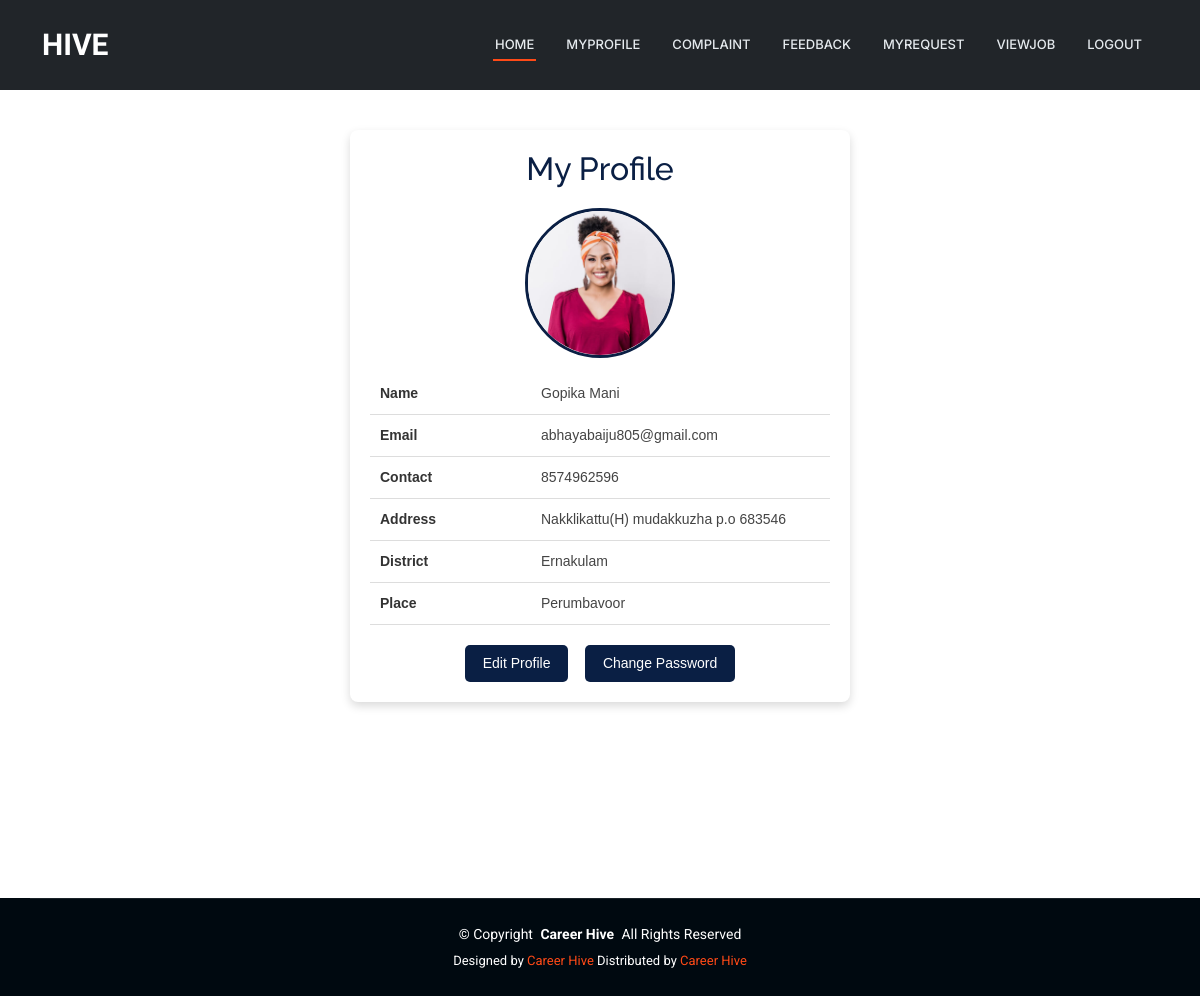
Page /User/MyProfile/ (signed in) on the committed database.
### Guest/models.py (models this page shows)
class tbl_user(models.Model):
    user_name = models.CharField(max_length=100)
    user_email = models.CharField(max_length=50)
    user_contact = models.CharField(max_length=50)
    user_address = models.CharField(max_length=100)
    user_gender = models.CharField(max_length=50)
    user_dob = models.DateField()
    user_password = models.CharField(max_length=100)
    user_photo = models.FileField(upload_to="Assets/UserDocs/")
    place = models.ForeignKey(tbl_place,on_delete=models.CASCADE)

### Admin/models.py (models this page shows)
class tbl_place(models.Model):
    place_name=models.CharField(max_length=100)
    district=models.ForeignKey(tbl_district,on_delete=models.CASCADE)

class tbl_district(models.Model):
    district_name=models.CharField(max_length=100)

### User/views.py (the view)
# urls.py: path('MyProfile/',views.MyProfile,name="MyProfile"),
def MyProfile(request):
    userdata = tbl_user.objects.get(id=request.session['uid'])
    return render(request,'User/MyProfile.html',{'user':userdata})

### User/Templates/User/MyProfile.html (shortened to what this page needs)
{% extends 'User/Header.html' %}
{% block content %}
<head>
</head>
<div class="profile-container">
    <div class="profile-card">
        <h2>My Profile</h2>
        <div class="profile-img">
            <img src="{{ user.user_photo.url }}" alt="Profile Photo">
        </div>
        <table class="profile-table">
            <tr>
                <td>Name</td>
                <td>{{ user.user_name }}</td>
            </tr>
            <tr>
                <td>Email</td>
                <td>{{ user.user_email }}</td>
            </tr>
            <tr>
                <td>Contact</td>
                <td>{{ user.user_contact }}</td>
            </tr>
            <tr>
                <td>Address</td>
                <td>{{ user.user_address }}</td>
            </tr>
            <tr>
                <td>District</td>
                <td>{{ user.place.district.district_name }}</td>
            </tr>
            <tr>
                <td>Place</td>
                <td>{{ user.place.place_name }}</td>
            </tr>
        </table>
        <div class="profile-actions">
            <a href="{% url 'User:EditProfile' %}">Edit Profile</a>
            <a href="{% url 'User:ChangePassword' %}">Change Password</a>
        </div>
    </div>
</div>
<br><br><br>
{% endblock %}

### Guest/static/Main/assets/css/main.css (style rules this page uses)
:root { --default-font: "Roboto", system-ui, -apple-system, "Segoe UI", Roboto, "Helvetica Neue", Arial, "Noto Sans", "Liberation Sans", sans-serif, "Apple Color Emoji", "Segoe UI Emoji", "Segoe UI Symbol", "Noto Color Emoji"; --heading-font: "Raleway", sans-serif; --nav-font: "Inter", sans-serif; }
:root { --background-color: #ffffff; --default-color: #444444; --heading-color: #273d4e; --accent-color: #ff4a17; --surface-color: #ffffff; --contrast-color: #ffffff; }
:root { --nav-color: #e5eaee; --nav-hover-color: #ff4a17; --nav-mobile-background-color: #ffffff; --nav-dropdown-background-color: #ffffff; --nav-dropdown-color: #444444; --nav-dropdown-hover-color: #ff4a17; }
:root { scroll-behavior: smooth; }
body { color: var(--default-color); background-color: var(--background-color); font-family: var(--default-font); }
a { color: var(--accent-color); text-decoration: none; transition: 0.3s; }
h1, h2, h3, h4, h5, h6 { color: var(--heading-color); font-family: var(--heading-font); }

### User/Templates/User/MyProfile.html (style rules this page uses)
.profile-container { width: 100%; display: flex; justify-content: center; margin-top: 30px; }
.profile-card { width: 500px; background: #ffffff; border-radius: 8px; box-shadow: 0 4px 10px rgba(0, 0, 0, 0.15); padding: 20px; font-family: Arial, sans-serif; }
.profile-card h2 { text-align: center; margin-bottom: 20px; color: #0a1f44; }
.profile-img { text-align: center; margin-bottom: 15px; }
.profile-img img { width: 150px; height: 150px; border-radius: 50%; border: 3px solid #0a1f44; object-fit: cover; }
.profile-table { width: 100%; border-collapse: collapse; }
.profile-table td { padding: 10px; border-bottom: 1px solid #ddd; font-size: 14px; }
.profile-table td:first-child { font-weight: bold; width: 35%; color: #333; }
.profile-actions { text-align: center; margin-top: 20px; }
.profile-actions a { text-decoration: none; padding: 8px 18px; background-color: #0a1f44; color: #ffffff; border-radius: 5px; margin: 0 6px; display: inline-block; font-size: 14px; }

### rows in the picture
tbl_user: user_photo (picture), user_name "Gopika Mani", user_email "abhayabaiju805@gmail.com", user_contact "8574962596", user_address "Nakklikattu(H) mudakkuzha p.o 683546", place.district.district_name "Ernakulam", place.place_name "Perumbavoor"
